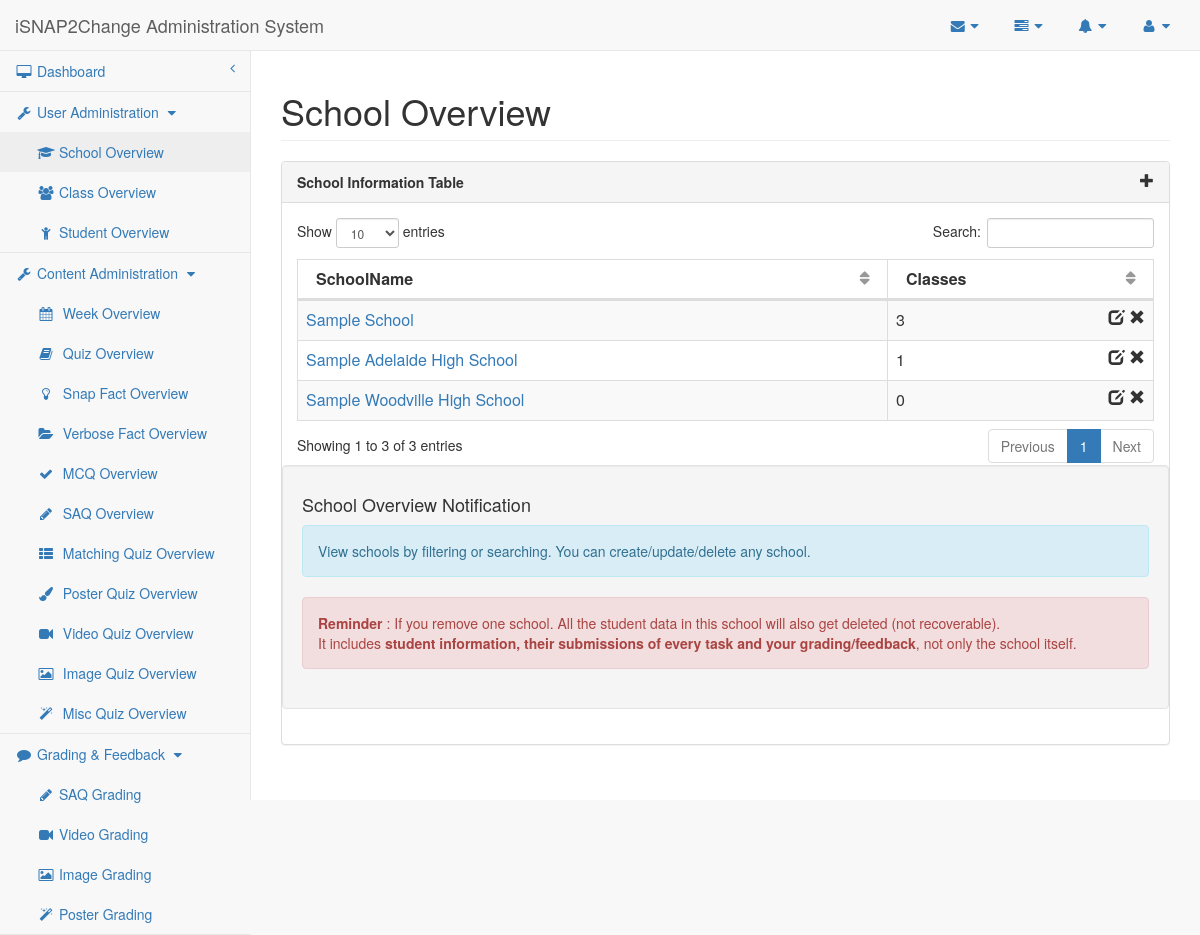
/researcher/school.php, run on the app's committed database.
### tables this page shows
CREATE TABLE IF NOT EXISTS `School` (
    SchoolID MEDIUMINT AUTO_INCREMENT,
    SchoolName VARCHAR(190) UNIQUE,
    CONSTRAINT School_SchoolID_PK PRIMARY KEY (SchoolID)
);

### mysql-lib.php (called while the page is built, shortened)
<?php
function getSchools(PDO $conn)
{
    return getRecords($conn, "School");
}
function getClassNum(PDO $conn)
{
    $classNumSql = "SELECT count(*) AS Count, SchoolID
                   FROM School NATURAL JOIN Class
                   GROUP BY SchoolID";
    $classNumQuery = $conn->prepare($classNumSql);
    $classNumQuery->execute();
    $classNumResult = $classNumQuery->fetchAll(PDO::FETCH_OBJ);
    return $classNumResult;
}
function getRecords(PDO $conn, $tableName, array $joinTables = null)
{
    $tableSql = "SELECT * FROM " . $tableName;
    $tableQuery = $conn->prepare($tableSql);
    $tableQuery->execute();
    $tableResult = $tableQuery->fetchAll(PDO::FETCH_OBJ);
    return $tableResult;
}
?>

### researcher/school.php (the view, shortened to what this page needs)
<?php
require_once("../mysql-lib.php");
require_once("researcher-lib.php");
try {
    $conn = db_connect();
} catch (Exception $e) {
    debug_err($e);
}
try {
    $schoolResult = getSchools($conn);
    $classNumResult = getClassNum($conn);
} catch (Exception $e) {
    debug_err($e);
}
?>
<!DOCTYPE html>
<html lang="en">
<?php require_once('header-lib.php'); ?>
<body>
<div id="wrapper">
    <?php require_once('navigation.php'); ?>
    <div id="page-wrapper">
        <div class="row">
            <div class="col-lg-12">
                <h1 class="page-header">School Overview</h1>
            </div>
        </div>
        <div class="row">
            <div class="col-lg-12">
                <div class="panel panel-default">
                    <div class="panel-heading">
                        School Information Table <span class="glyphicon glyphicon-plus pull-right" data-toggle="modal"
                                                       data-target="#dialog"></span>
                    </div>
                    <div class="panel-body">
                        <div class="dataTable_wrapper">
                            <table class="table table-striped table-bordered table-hover" id="dataTables-example">
                                <thead>
                                <tr>
                                    <th>SchoolName</th>
                                    <th>Classes</th>
                                </tr>
                                </thead>
                                <tbody>
                                <?php for ($i = 0; $i < count($schoolResult); $i++) { ?>
                                    <tr class="<?php if ($i % 2 == 0) {
                                        echo "odd";
                                    } else {
                                        echo "even";
                                    } ?>">
                                        <td>
                                            <a href="class.php?schoolID=<?php echo $schoolResult[$i]->SchoolID ?>"><?php echo $schoolResult[$i]->SchoolName ?></a>
                                        </td>
                                        <td><?php $count = 0;
                                            for ($j = 0; $j < count($classNumResult); $j++) {
                                                if ($classNumResult[$j]->SchoolID == $schoolResult[$i]->SchoolID) $count = $classNumResult[$j]->Count;
                                            }
                                            echo $count; ?><span class="glyphicon glyphicon-remove pull-right"
                                                                 aria-hidden="true"></span><span class="pull-right"
                                                                                                 aria-hidden="true">&nbsp;</span><span
                                                class="glyphicon glyphicon-edit pull-right" data-toggle="modal"
                                                data-target="#dialog" aria-hidden="true"></span></td>
                                    </tr>
                                <?php } ?>
                                </tbody>
                            </table>
                        </div>
                        <div class="well row">
                            <h4>School Overview Notification</h4>
                            <div class="alert alert-info">
                                <p>View schools by filtering or searching. You can create/update/delete any school.</p>
                            </div>
                            <div class="alert alert-danger">
                                <p><strong>Reminder</strong> : If you remove one school. All the student data in this
                                    school will also get deleted (not recoverable).</p> It includes <strong>student
                                    information, their submissions of every task and your grading/feedback</strong>, not
                                only the school itself.
                            </div>
                        </div>
                    </div>
                </div>
            </div>
        </div>
    </div>
</div>
<?php require_once('sb-admin-lib.php'); ?>
</body>
</html>

### sb-admin/css/sb-admin-2.css (style rules this page uses)
body { background-color: #f8f8f8; }
#wrapper { width: 100%; }
#page-wrapper { padding: 0 15px; min-height: 568px; background-color: #fff; }
@media (min-width:768px) { #page-wrapper { position: inherit; margin: 0 0 0 250px; padding: 0 30px; border-left: 1px solid #e7e7e7; } }
table.dataTable thead .sorting, table.dataTable thead .sorting_asc, table.dataTable thead .sorting_desc, table.dataTable thead .sorting_asc_disabled, table.dataTable thead .sorting_desc_disabled { background: 0 0; }
table.dataTable thead .sorting:after { content: "\f0dc"; float: right; font-family: fontawesome; color: rgba(50,50,50,.5); }

### researcher/header-lib.php (style rules this page uses)
.panel-heading { font-weight: bold; }

### data on the page
school: SchoolName "Sample Adelaide High School", count "1"
school: SchoolName "Sample School", count "3"
school: SchoolName "Sample Woodville High School", count "0"

### other printed values
$userAdminPageArr[$i] "School"
$userAdminPageArr[$i] "Class"
$userAdminPageArr[$i] "Student"
$contentAdminPageArr[$i] "Week"
$contentAdminPageArr[$i] "Quiz"
$contentAdminPageArr[$i] "Snap Fact"
$contentAdminPageArr[$i] "Verbose Fact"
$contentAdminPageArr[$i] "MCQ"
$contentAdminPageArr[$i] "SAQ"
$contentAdminPageArr[$i] "Matching"
$contentAdminPageArr[$i] "Poster"
$contentAdminPageArr[$i] "Video"
$contentAdminPageArr[$i] "Image"
$contentAdminPageArr[$i] "Misc"
$gradingPageArr[$i] "SAQ Grading"
